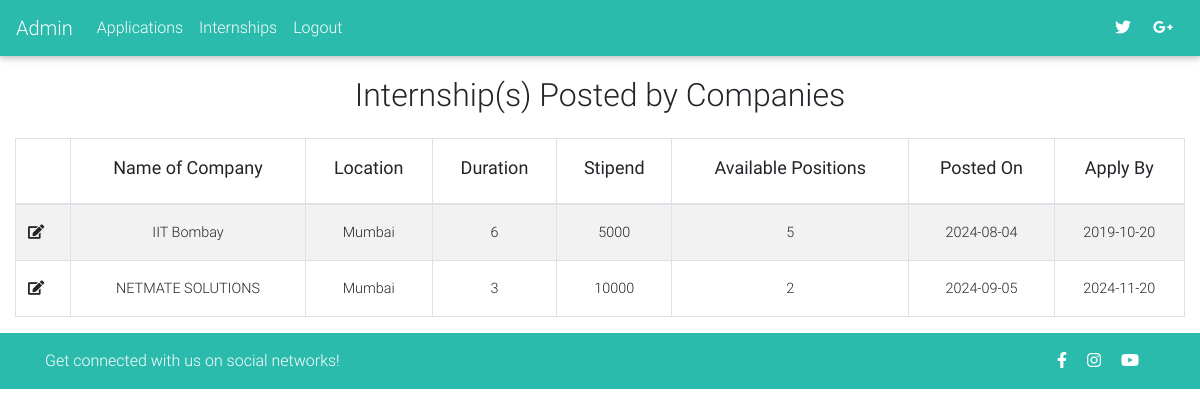
Screenshot of /admin/internship.php (signed in) with the database file from the repository.
### tables this page shows
CREATE TABLE `internships` (
  `id` int(11) NOT NULL,
  `emp_id` int(11) NOT NULL,
  `category` text NOT NULL,
  `postedOn` text NOT NULL,
  `applyBy` text NOT NULL,
  `nameOfCompany` text NOT NULL,
  `aboutCompany` text NOT NULL,
  `aboutInternship` text NOT NULL,
  `location` text NOT NULL,
  `perks` text NOT NULL,
  `duration` int(100) NOT NULL,
  `stipend` int(100) NOT NULL,
  `positions` int(11) NOT NULL,
  `whoCanApply` text NOT NULL,
  `featured` tinyint(4) NOT NULL DEFAULT '0',
  `deleted` tinyint(4) NOT NULL DEFAULT '0'
);

### admin/internship.php (the view, shortened to what this page needs)
<?php
  include('includes/header.php');
?>
<?php
  if(!isset($_SESSION['email'])){
      echo "<script>window.open('login.php','_self')</script>";
    }else{
?>
  <main>
    <h2 class="text-center p-3">Internship(s) Posted by Companies</h2>
      <div class="container-fluid table-responsive">
        <table class="table table-striped table-bordered" style="display: table;">
          <thead>
            <th></th>
            <th class="text-center"><h5 class="h5-responsive"><b>Name of Company</b></h5></th>
            <th class="text-center"><h5 class="h5-responsive"><b>Location</b></h5></th>
            <th class="text-center"><h5 class="h5-responsive"><b>Duration</b></h5></th>
            <th class="text-center"><h5 class="h5-responsive"><b>Stipend</b></h5></th>
            <th class="text-center"><h5 class="h5-responsive"><b>Available Positions</b></h5></th>
            <th class="text-center"><h5 class="h5-responsive"><b>Posted On</b></h5></th>
            <th class="text-center"><h5 class="h5-responsive"><b>Apply By</b></h5></th>
          </thead>
          <tbody>
            <?php
              $sql = "SELECT * FROM internships WHERE deleted = 0";
              $internships = $db->query($sql);
            ?>
            <?php while($internship = mysqli_fetch_assoc($internships)):?>
              <tr>
                <td>
                  <a href="details.php?internship=<?=$internship['id'];?>"><i class="fas fa-edit"></i></a>
                </td>
                <td class="text-center"><?=$internship['nameOfCompany'];?></td>
                <td class="text-center"><?=$internship['location'];?></td>
                <td class="text-center"><?=$internship['duration'];?></td>
                <td class="text-center"><?=$internship['stipend'];?></td>
                <td class="text-center"><?=$internship['positions'];?></td>
                <td class="text-center"><?=$internship['postedOn'];?></td>
                <td class="text-center"><?=$internship['applyBy'];?></td>
              </tr>
            <?php endwhile;?>
          </tbody>
        </table>
      </div>
    <?php } ?>
  </main>
<?php include 'includes/footer.php'; ?>

### rows the page displays
internships: nameOfCompany "IIT Bombay", location "Mumbai", duration "6", stipend "5000", positions "5", postedOn "2024-08-04", applyBy "2019-10-20"
internships: nameOfCompany "NETMATE SOLUTIONS", location "Mumbai", duration "3", stipend "10000", positions "2", postedOn "2024-09-05", applyBy "2024-11-20"
